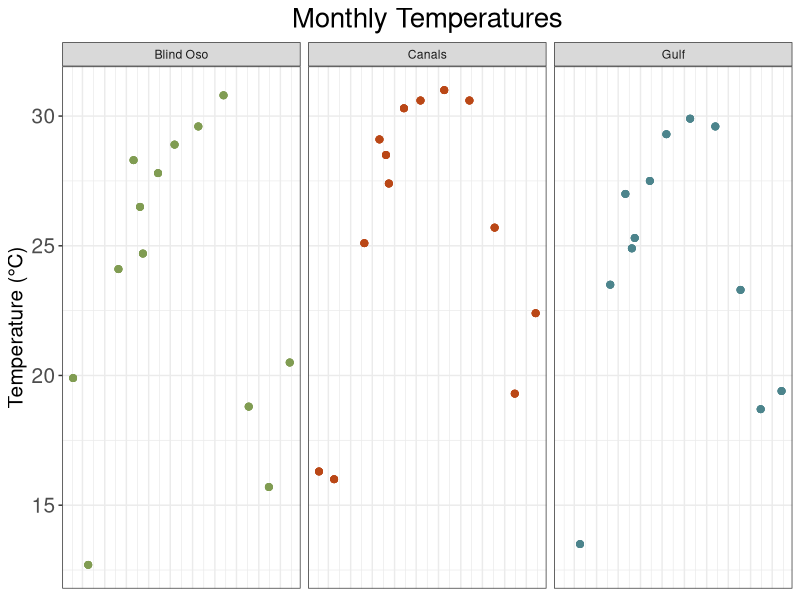
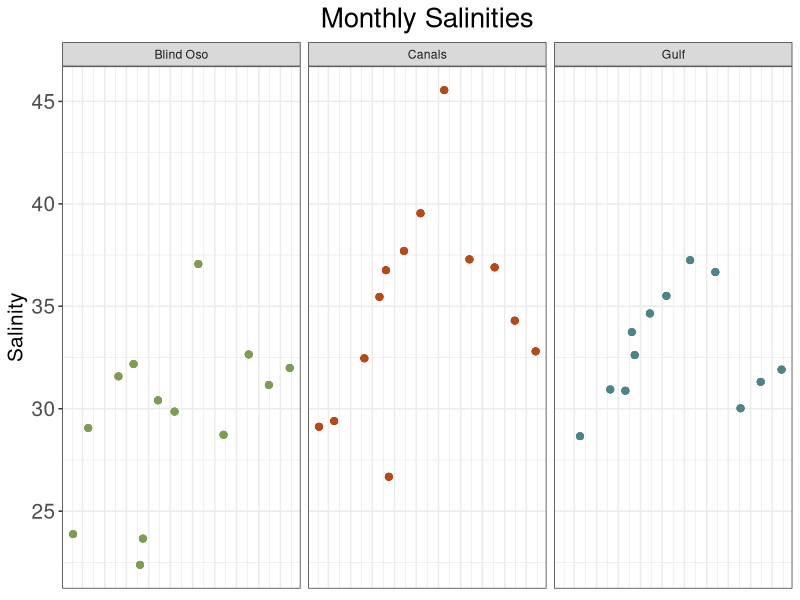
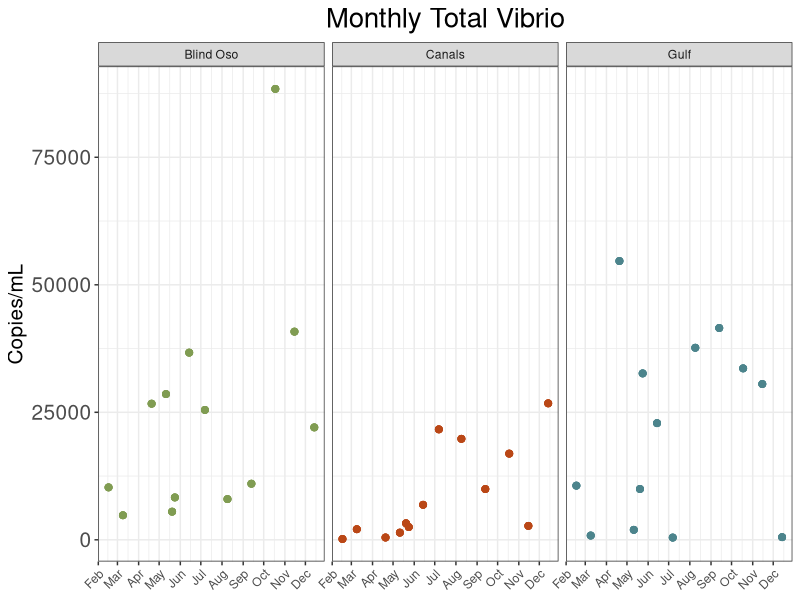
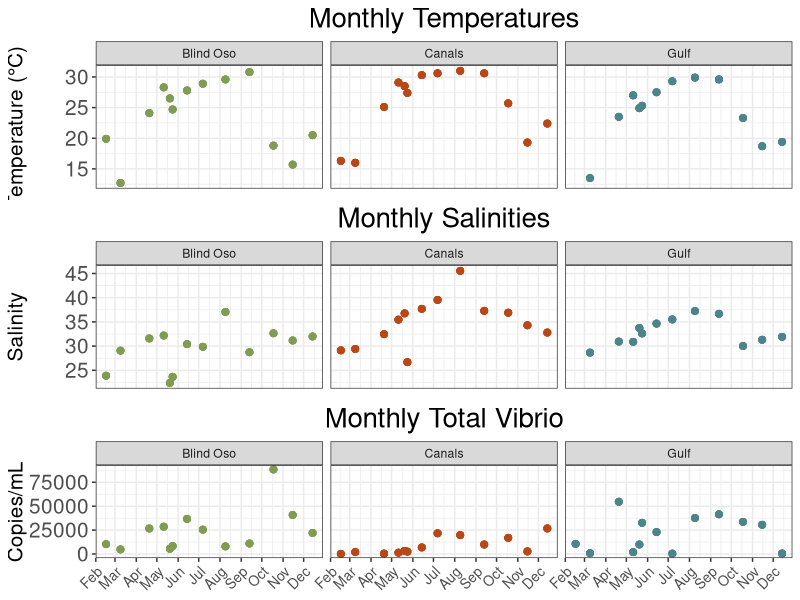
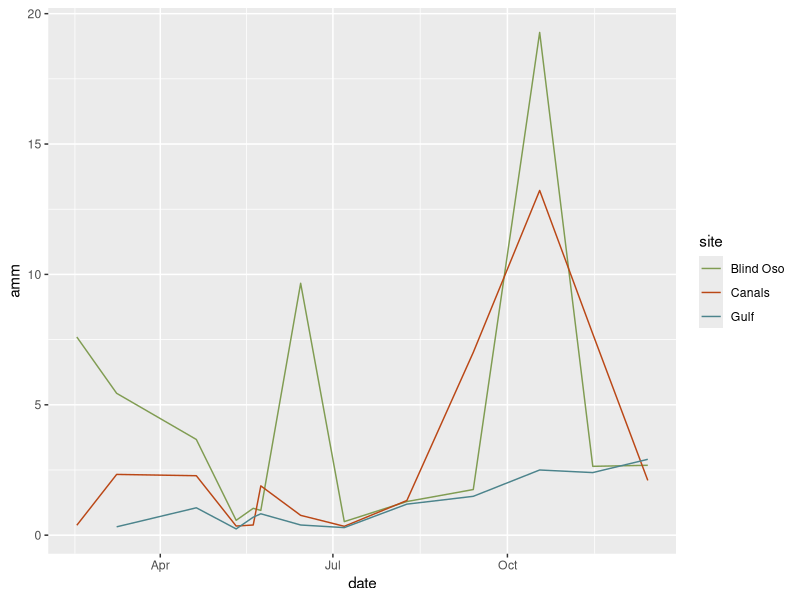
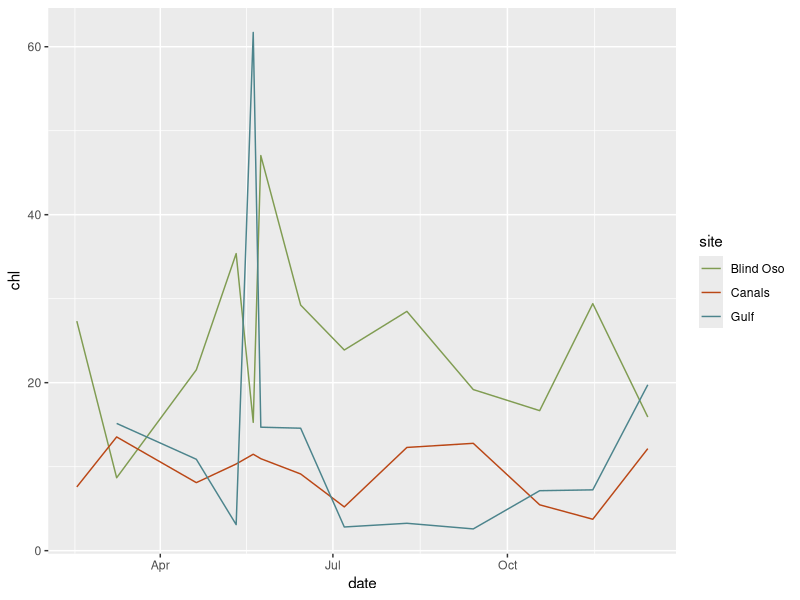
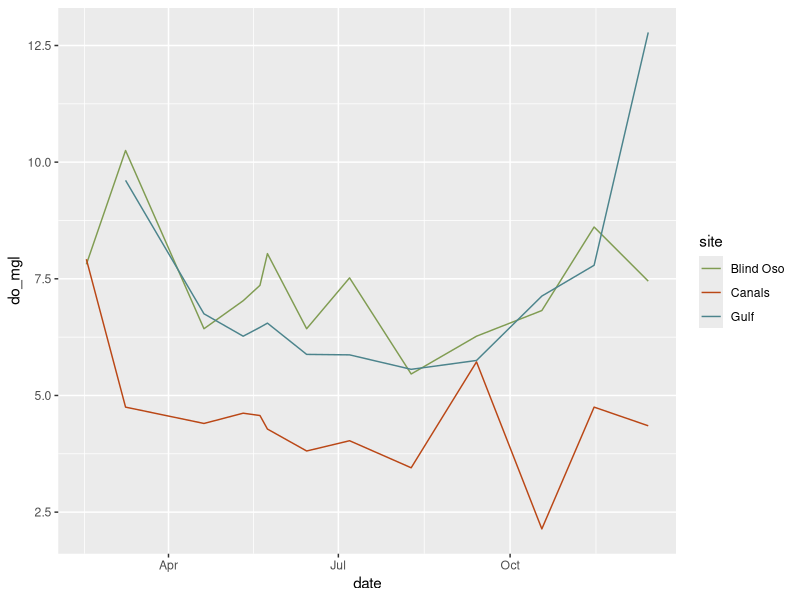
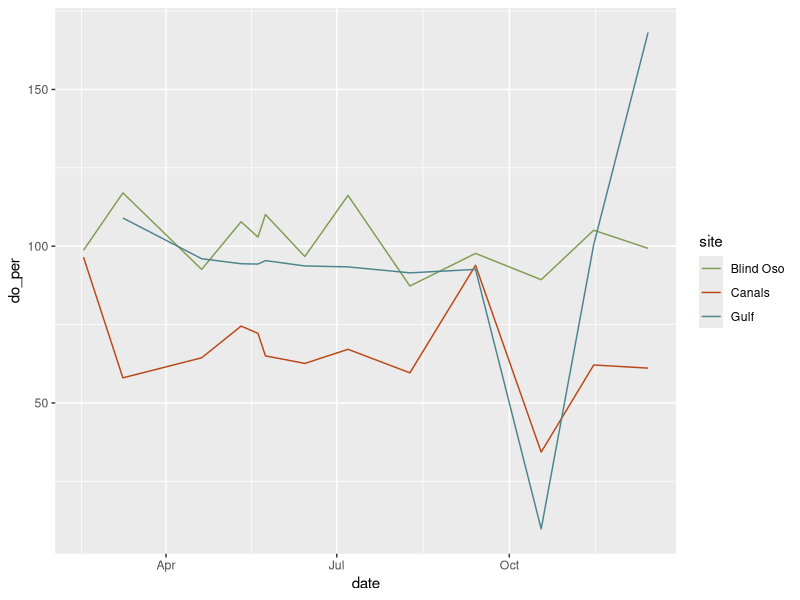

Source code (R) for these figures, in order:
## ---- chunk 1
library(tidyverse)
library(here)
library(ggpubr)
library(lubridate)
library(kableExtra) #Tables
## ---- chunk 2
d1<- read_csv(here("data", "processed_data", "tx_master.csv"))
## ---- chunk 3
daily<- d1 %>%
  filter(Type %in% "Daily")

monthly<- d1 %>% 
  mutate(Type = case_when(d1$date == "2022-07-07"  ~ "Monthly", #This makes 7-7-22 a monthly value for July
                          d1$Type == "Monthly" ~ "Monthly")) %>%
  filter(Type %in% "Monthly") 
## ---- chunk 4
temp2<- monthly %>% ggplot() + geom_point(
  aes(
    x = date,
    y = temp,
    color = site,
    group = date),
  size = 2)+
  theme_bw()+
  facet_wrap(~site)+
  labs(
    x = "Date",
    y = "Temperature (°C)",
    title = "Monthly Temperatures",
    color = "Site")+
  theme(
    plot.title= element_text(hjust = 0.5, size = 20),
    axis.title.x = element_blank(),
    axis.ticks.x = element_blank(),
    axis.text.x = element_blank(),
    axis.text.y = element_text(size = 15),
    axis.title.y = element_text(size = 15),
    legend.position = "none",
    legend.background = element_rect(colour = 'black', fill = 'white', linetype='solid')) + #Moves legend onto plot 
    scale_color_manual(values = c("Blind Oso" = "#809C52",
                                "Canals" = "#ba4716",
                                "Gulf" = "#4c848c"))+
   scale_x_date(date_breaks="1 month", date_labels="%b")


temp2
  
## ---- chunk 5
sal2<- monthly %>% ggplot() + geom_point(
  aes(
    x = date,
    y = sal,
    color = site,
    group = date),
  size = 2)+
  facet_wrap(~site)+
  theme_bw()+
  labs(
    y = "Salinity",
    title = "Monthly Salinities",
    color = "Site")+
     scale_x_date(date_breaks="1 month", date_labels="%b")+
  theme(
    plot.title= element_text(hjust = 0.5, size = 20),
    axis.title.x = element_blank(),
    axis.title.y = element_text(size = 15),
    axis.text.x = element_blank(),
    axis.ticks.x = element_blank(),
    axis.text.y = element_text(size = 15),
   # axis.ticks.x = element_blank(),
    legend.position = "none")+
    scale_color_manual(values = c("Blind Oso" = "#809C52",
                                "Canals" = "#ba4716",
                                "Gulf" = "#4c848c"))


sal2
## ---- chunk 6
fig3 <- monthly %>%
  ggplot()+geom_point(
  aes(x = date,
      y = copies_mL,
      color = site,
      group = date),
  size = 2)+
  facet_wrap(~site)+
  theme_bw()+
  labs(
    x = "Date",
    y = "Copies/mL",
    title = "Monthly Total Vibrio") +
  theme(
    plot.title = element_text(hjust = 0.5, size = 20),  #center title
    axis.title.x = element_blank(),
    axis.text.x = element_text(hjust = 1, angle = 45),
    axis.title.y = element_text(size = 15),
    axis.text.y = element_text(size = 15),
    legend.position = "none")+ #Removes legend
 scale_x_date(date_breaks="1 month", date_labels="%b")+

scale_color_manual(values = c("Blind Oso" = "#809C52",
                              "Canals" = "#ba4716",
                              "Gulf" = "#4c848c"))
fig3
## ---- chunk 7
figp<- ggarrange(temp2,sal2, fig3 + font("x.text", size = 10), ncol = 1, nrow = 3,align = "v")

figp
## ---- chunk 8
amm<- monthly %>%
  ggplot() + geom_line(
    aes(
      x = date,
      y = amm,
    color = site))+
    scale_color_manual(values = c("Blind Oso" = "#809C52",
                                "Canals" = "#ba4716",
                                "Gulf" = "#4c848c"))
amm
## ---- chunk 9
chl<- monthly %>%
  ggplot() + geom_line(
    aes(
      x = date,
      y = chl,
    color = site))+
    scale_color_manual(values = c("Blind Oso" = "#809C52",
                                "Canals" = "#ba4716",
                                "Gulf" = "#4c848c"))
chl
## ---- chunk 10
do_mgl<- monthly %>%
  ggplot() + geom_line(
    aes(
      x = date,
      y = do_mgl,
    color = site))+
    scale_color_manual(values = c("Blind Oso" = "#809C52",
                                "Canals" = "#ba4716",
                                "Gulf" = "#4c848c"))
do_mgl
## ---- chunk 11
do_per<- monthly %>%
  ggplot() + geom_line(
    aes(
      x = date,
      y = do_per,
    color = site))+
    scale_color_manual(values = c("Blind Oso" = "#809C52",
                                "Canals" = "#ba4716",
                                "Gulf" = "#4c848c"))
do_per
## ---- chunk 12
ph<- monthly %>%
  ggplot() + geom_line(
    aes(
      x = date,
      y = pH,
    color = site))+
    scale_color_manual(values = c("Blind Oso" = "#809C52",
                                "Canals" = "#ba4716",
                                "Gulf" = "#4c848c"))
ph
## ---- chunk 13
secchi<- monthly %>%
  ggplot() + geom_line(
    aes(
      x = date,
      y = secchi,
    color = site))+
    scale_color_manual(values = c("Blind Oso" = "#809C52",
                                "Canals" = "#ba4716",
                                "Gulf" = "#4c848c"))

secchi
## ---- chunk 14
nn<- monthly %>%
  ggplot() + geom_line(
    aes(
      x = date,
      y = nn,
    color = site))+
    scale_color_manual(values = c("Blind Oso" = "#809C52",
                                "Canals" = "#ba4716",
                                "Gulf" = "#4c848c")) +
  theme_bw() +
  labs(x = "Month",
       y = "N+N (µM)", 
       title = "Nitrate + Nitrite")

nn
## ---- chunk 15
orthop<- monthly %>%
  ggplot() + geom_line(
    aes(
      x = date,
      y = orthop,
    color = site))+
    scale_color_manual(values = c("Blind Oso" = "#809C52",
                                "Canals" = "#ba4716",
                                "Gulf" = "#4c848c"))+
  theme_bw() +
  labs(x = "Month",
       y = "Orthophosphate (µM)",
       title = "Orthophosphate")
orthop
## ---- chunk 16
sil<- monthly %>%
  ggplot() + geom_line(
    aes(
      x = date,
      y = sil,
    color = site))+
    scale_color_manual(values = c("Blind Oso" = "#809C52",
                                "Canals" = "#ba4716",
                                "Gulf" = "#4c848c"))

sil
## ---- chunk 17
din<- monthly %>%
  ggplot() + geom_line(
    aes(
      x = date,
      y = din,
    color = site))+
    scale_color_manual(values = c("Blind Oso" = "#809C52",
                                "Canals" = "#ba4716",
                                "Gulf" = "#4c848c"))
din
## ---- chunk 18
din_dip<- monthly %>%
  ggplot() + geom_line(
    aes(
      x = date,
      y = din_dip,
    color = site))+
    scale_color_manual(values = c("Blind Oso" = "#809C52",
                                "Canals" = "#ba4716",
                                "Gulf" = "#4c848c"))

din_dip
## ---- chunk 19
tdn<- monthly %>%
  ggplot() + geom_line(
    aes(
      x = date,
      y = tdn,
    color = site))+
    scale_color_manual(values = c("Blind Oso" = "#809C52",
                                "Canals" = "#ba4716",
                                "Gulf" = "#4c848c"))

tdn
## ---- chunk 20
don<- monthly %>%
  ggplot() + geom_line(
    aes(
      x = date,
      y = don,
    color = site))+
    scale_color_manual(values = c("Blind Oso" = "#809C52",
                                "Canals" = "#ba4716",
                                "Gulf" = "#4c848c"))
don
## ---- chunk 21
doc<- monthly %>%
  ggplot() + geom_line(
    aes(
      x = date,
      y = doc,
    color = site))+
    scale_color_manual(values = c("Blind Oso" = "#809C52",
                                "Canals" = "#ba4716",
                                "Gulf" = "#4c848c"))
doc
## ---- chunk 22
toc<- monthly %>%
  ggplot() + geom_line(
    aes(
      x = date,
      y = toc,
    color = site))+
  scale_x_date(date_breaks = "1 month", date_labels = "%b")+
    scale_color_manual(values = c("Blind Oso" = "#809C52",
                                "Canals" = "#ba4716",
                                "Gulf" = "#4c848c"))
toc
## ---- chunk 23
tn<- monthly %>%
  ggplot() + geom_line(
    aes(
      x = date,
      y = tn,
    color = site))+
    scale_color_manual(values = c("Blind Oso" = "#809C52",
                                "Canals" = "#ba4716",
                                "Gulf" = "#4c848c"))
tn
## ---- chunk 24
avg<- 
  monthly %>%
  filter(!date == as.Date('2022-05-24') & !date == as.Date('2022-05-20'),#Gets ride of extra dates in May
         hr_cst %in% "01" 
         | hr_cst %in% "00") 

b_avg<-
  avg %>%
  filter(site %in% "Blind Oso") %>%
  select(!c(site, date, Type, hr_cst)) 
b_avg<-
  rbind(b_avg, sapply(b_avg, function(x) if(is.numeric(x)) mean(x, na.rm = TRUE) else ""))



c_avg<-
  avg %>%
  filter(site %in% "Canals")%>%
  select(!c(site, date, Type, hr_cst))
c_avg<-
  rbind(c_avg, sapply(c_avg, function(x) if(is.numeric(x)) mean(x, na.rm = TRUE) else "")) 

r_avg<-
  avg %>%
  filter(site %in% "Gulf")%>%
  select(!c(site, date, Type, hr_cst))
r_avg<-
  rbind(r_avg, sapply(r_avg, function(x) if(is.numeric(x)) mean(x, na.rm = TRUE) else ""))

## ---- chunk 25
b_nn<- b_avg$nn[12] 
b_orthop<- b_avg$orthop[12]
b_amm<- b_avg$amm[12]

c_nn<- c_avg$nn[12]
c_orthop<- c_avg$orthop[12]
c_amm<- c_avg$amm[12]

r_nn<- r_avg$nn[12]
r_orthop<- r_avg$orthop[12]
r_amm<- r_avg$amm[12]

#DF
average_df<- 
  tibble(Site  = c("Blind Oso", "Canals", "Gulf"),
             NN = c(b_nn, c_nn, r_nn),
             OrthoP = c(b_orthop, c_orthop, r_orthop),
             Amm = c(b_amm, c_amm, r_amm))
kable(average_df)
